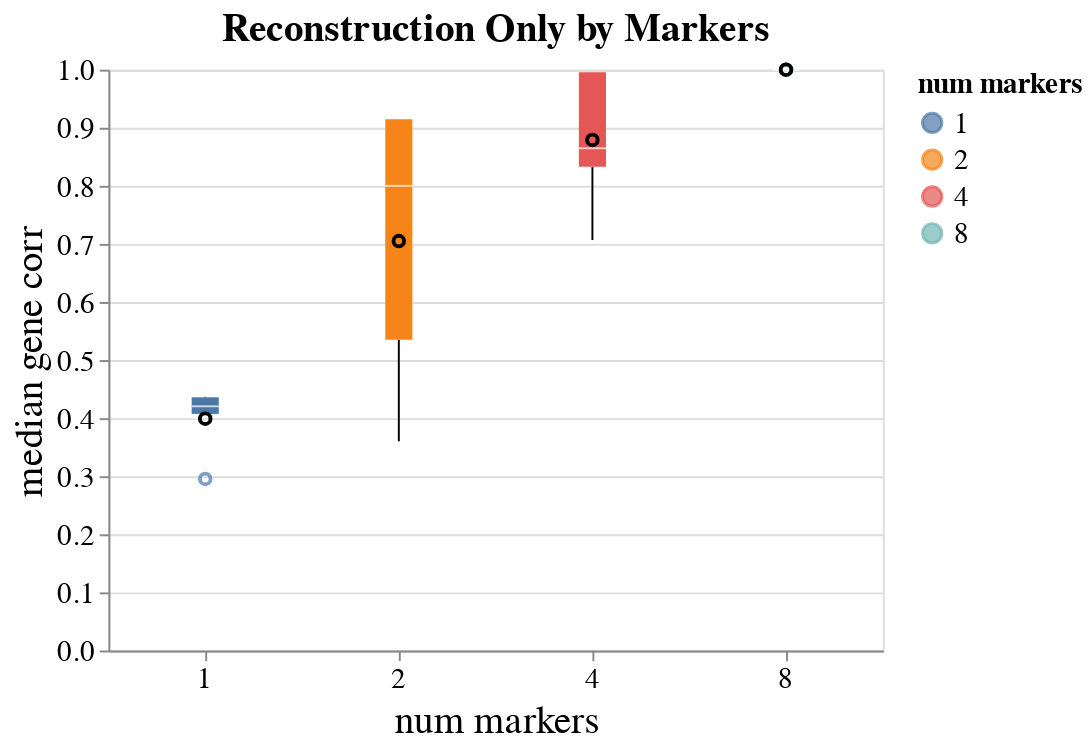

The cell this chart's notebook holds for it:
### Code cell
# # Evaluation of reconstruction with random selection of markers
# alpha_linear = 1.0
# n_repeats = 5
# n_markers = [1,2,4,8]

# results_markers = []


# for i in np.arange(n_repeats):
#     for n_marker in n_markers:
#         np.random.shuffle(idx)
#         marker_idx = idx[:n_marker]
#         marker_names = genenames[marker_idx]
        
#         tissue.setup_linear_cost(markers_to_use=marker_idx, 
#                                 insitu_matrix=df_dge[marker_names].values)

#         tissue.reconstruct(alpha_linear=alpha_linear, epsilon=5e-3, verbose=False)

#         df_sdge = (df_dge.T @ tissue.gw).T
        
#         gene_corrs = comp_corr(df_dge, df_sdge)
#         median = get_corrs_median(gene_corrs)
        
#         results_markers.append({'median gene corr': median,
#                                'num markers': n_marker})
        
df_results_markers = pd.DataFrame(results_markers)
# df_results_markers['median gene corr'] = df_results_markers[genenames].median(1)

tit = 'Reconstruction Only by Markers'
pl_width = 400
base = alt.Chart(df_results_markers, title=tit, width=pl_width)
pl_markers = base.mark_boxplot().encode(
    x=alt.X('num markers:N', axis=alt.Axis(labelAngle=0)),
    y=alt.Y('median gene corr:Q'),
    color='num markers:N')
pl_mean_markers = base.mark_point().encode(
    x=alt.X('num markers:N', axis=alt.Axis(labelAngle=0)),
    y='mean(median gene corr)',
    color=alt.value('black')
)

to_paper(pl_markers + pl_mean_markers)

### Figure 1 — Vega-Lite specification as saved in the notebook (floating-point values rounded to 4 significant figures)
{"config": {"view": {"continuousWidth": 400, "continuousHeight": 300}, "axis": {"labelFontSize": 15, "titleFontSize": 20, "titleFontWeight": "normal"}, "legend": {"labelFontSize": 15, "titleFontSize": 15}, "title": {"fontSize": 20}}, "layer": [{"mark": "boxplot", "encoding": {"color": {"type": "nominal", "field": "num markers"}, "x": {"type": "nominal", "axis": {"labelAngle": 0}, "field": "num markers"}, "y": {"type": "quantitative", "field": "median gene corr"}}, "title": "Reconstruction Only by Markers", "width": 400}, {"mark": "point", "encoding": {"color": {"value": "black"}, "x": {"type": "nominal", "axis": {"labelAngle": 0}, "field": "num markers"}, "y": {"type": "quantitative", "aggregate": "mean", "field": "median gene corr"}}, "title": "Reconstruction Only by Markers", "width": 400}], "data": {"name": "data-50a8a41bd7c13f3f3cc8d503d0f7c7b7"}, "$schema": "https://vega.github.io/schema/vega-lite/v4.8.1.json", "datasets": {"data-50a8a41bd7c13f3f3cc8d503d0f7c7b7": [{"num markers": 1, "median gene corr": 0.2954}, {"num markers": 2, "median gene corr": 0.8}, {"num markers": 4, "median gene corr": 0.8327}, {"num markers": 8, "median gene corr": 1.0}, {"num markers": 1, "median gene corr": 0.4074}, {"num markers": 2, "median gene corr": 0.9148}, {"num markers": 4, "median gene corr": 0.7067}, {"num markers": 8, "median gene corr": 1.0}, {"num markers": 1, "median gene corr": 0.4368}, {"num markers": 2, "median gene corr": 0.9146}, {"num markers": 4, "median gene corr": 0.9957}, {"num markers": 8, "median gene corr": 1.0}, {"num markers": 1, "median gene corr": 0.4359}, {"num markers": 2, "median gene corr": 0.3602}, {"num markers": 4, "median gene corr": 0.9958}, {"num markers": 8, "median gene corr": 0.9998}, {"num markers": 1, "median gene corr": 0.4205}, {"num markers": 2, "median gene corr": 0.5349}, {"num markers": 4, "median gene corr": 0.8647}, {"num markers": 8, "median gene corr": 1.0}]}}
